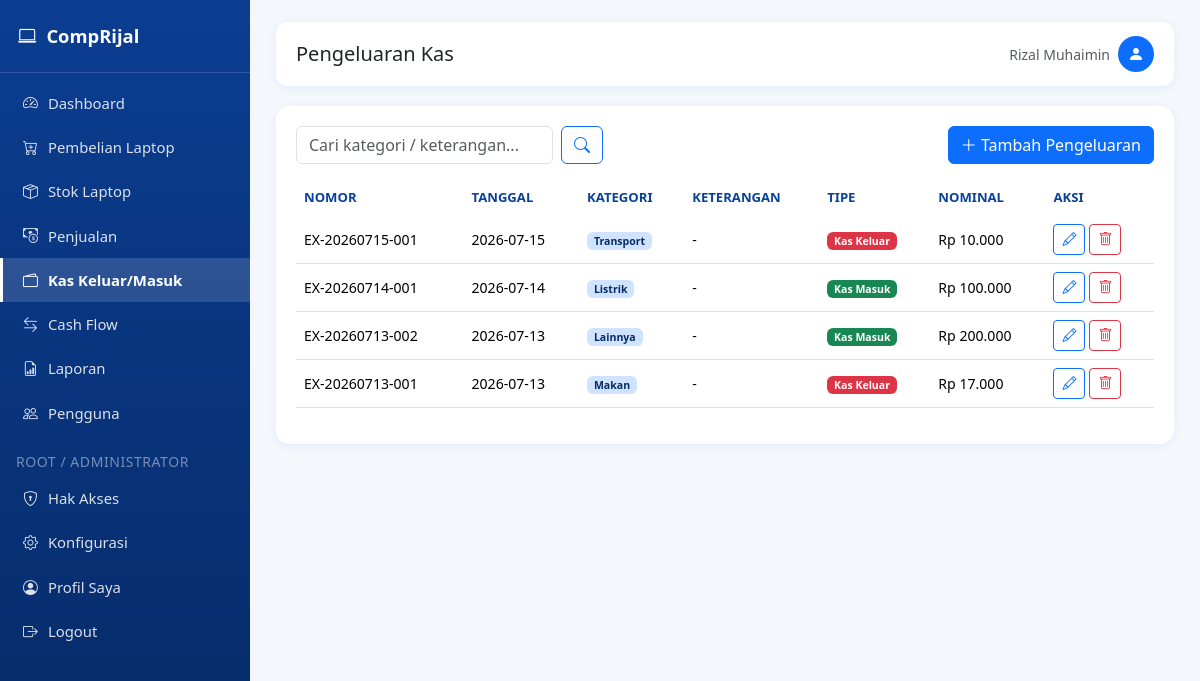
The app's page /pengeluaran (signed in) with its own data.
### tables this page shows
CREATE TABLE settings (
            key TEXT PRIMARY KEY,
            value TEXT
        );

CREATE TABLE pengeluaran (
            id INTEGER PRIMARY KEY AUTOINCREMENT,
            nomor TEXT UNIQUE NOT NULL,
            tanggal TEXT NOT NULL,
            kategori TEXT,
            keterangan TEXT,
            nominal REAL DEFAULT 0,
            created_at TEXT DEFAULT CURRENT_TIMESTAMP
        , tipe TEXT DEFAULT 'keluar');

### app.py (the view)
@app.route("/pengeluaran")
@page_required("pengeluaran")
def pengeluaran_list():
    q = request.args.get("q", "").strip()
    conn = get_db_connection()
    if q:
        like = f"%{q}%"
        rows = conn.execute(
            """SELECT * FROM pengeluaran WHERE kategori LIKE ? OR keterangan LIKE ?
               OR nomor LIKE ? ORDER BY id DESC""",
            (like, like, like),
        ).fetchall()
    else:
        rows = conn.execute("SELECT * FROM pengeluaran ORDER BY id DESC").fetchall()
    conn.close()
    return render_template("pengeluaran_list.html", rows=rows, q=q, kategori_list=KATEGORI_PENGELUARAN)

### app.py (called while the page is built)
def page_required(page_key):
    def wrapper(f):
        @wraps(f)
        def decorated(*args, **kwargs):
            if "user_id" not in session:
                flash("Silakan login terlebih dahulu.", "warning")
                return redirect(url_for("login"))
            if not has_page_access(session["user_id"], session.get("role"), page_key):
                flash("Anda tidak memiliki hak akses ke halaman ini. Hubungi administrator.", "danger")
                return redirect(url_for("dashboard"))
            return f(*args, **kwargs)
        return decorated
    return wrapper

def can_access_page(page_key: str) -> bool:
    if "user_id" not in session:
        return False
    if page_key in {"konfigurasi", "hak_akses"}:
        return session.get("role") in ("root", "administrator")
    return has_page_access(session["user_id"], session.get("role"), page_key)

@app.context_processor
def inject_globals():
    return {
        "rp": reports.rp,
        "current_year": datetime.now().year,
        "now_date": datetime.now().strftime("%Y-%m-%d"),
        "app_settings": get_all_settings(),
        "can_access_page": can_access_page,
    }

### models.py (called while the page is built, shortened)
def get_db_connection():
    print("Menggunakan database:", DB_PATH)
    conn = sqlite3.connect(DB_PATH)
    conn.row_factory = sqlite3.Row
    conn.execute("PRAGMA foreign_keys = ON")
    return conn

def get_all_settings():
    conn = get_db_connection()
    rows = conn.execute("SELECT key, value FROM settings").fetchall()
    conn.close()
    return {r["key"]: r["value"] for r in rows}

def has_page_access(user_id, role, page_key):
    if role in SUPERUSER_ROLES:
        return True

### reports.py (called while the page is built)
def rp(value: Any) -> str:
    try:
        amount = float(value or 0)
    except (TypeError, ValueError):
        amount = 0
    return "Rp " + f"{amount:,.0f}".replace(",", ".")

### templates/pengeluaran_list.html (shortened to what this page needs)
{% extends "base.html" %}
{% block page_title %}Pengeluaran Kas{% endblock %}
{% block content %}
<div class="card-panel">
    <div class="d-flex flex-wrap justify-content-between align-items-center gap-2 mb-3">
        <form class="d-flex gap-2" method="GET">
            <input type="text" class="form-control" name="q" value="{{ q }}" placeholder="Cari kategori / keterangan...">
            <button class="btn btn-outline-primary"><i class="bi bi-search"></i></button>
        </form>
        <a href="{{ url_for('pengeluaran_tambah') }}" class="btn btn-primary">
            <i class="bi bi-plus-lg"></i> Tambah Pengeluaran
        </a>
    </div>
    <div class="table-responsive">
        <table class="table table-hover align-middle">
            <thead>
                <tr>
                    <th>Nomor</th>
                    <th>Tanggal</th>
                    <th>Kategori</th>
                    <th>Keterangan</th>
                    <th>Tipe</th>
                    <th>Nominal</th>
                    <th class="no-print">Aksi</th>
                </tr>
            </thead>
            <tbody>
                {% for r in rows %}
                <tr>
                    <td>{{ r.nomor }}</td>
                    <td>{{ r.tanggal }}</td>
                    <td><span class="badge bg-primary-subtle text-primary-emphasis">{{ r.kategori }}</span></td>
                    <td>{{ r.keterangan or '-' }}</td>
                    <td>
                        {% if r.tipe == 'masuk' %}
                            <span class="badge bg-success">Kas Masuk</span>
                        {% else %}
                            <span class="badge bg-danger">Kas Keluar</span>
                        {% endif %}
                    </td>
                    <td>{{ rp(r.nominal) }}</td>
                    <td class="no-print">
                        <div class="d-flex gap-1">
                            <a href="{{ url_for('pengeluaran_edit', id=r.id) }}" class="btn btn-sm btn-outline-primary" title="Edit"><i class="bi bi-pencil"></i></a>
                            <form method="POST" action="{{ url_for('pengeluaran_hapus', id=r.id) }}" onsubmit="return confirmDelete(this)">
                                <button class="btn btn-sm btn-outline-danger" title="Hapus"><i class="bi bi-trash"></i></button>
                            </form>
                        </div>
                    </td>
                </tr>
                {% else %}
                <tr><td colspan="6" class="text-center text-muted py-4">Belum ada data pengeluaran.</td></tr>
                {% endfor %}
            </tbody>
        </table>
    </div>
</div>
{% endblock %}

### templates/base.html (shortened to what this page needs)
<!DOCTYPE html>
<html lang="id">
<head>
    <link href="{{ url_for('static', filename='css/bootstrap.min.css') }}" rel="stylesheet">
    <link href="{{ url_for('static', filename='css/bootstrap-icons.css') }}" rel="stylesheet">
    <link href="{{ url_for('static', filename='css/style.css') }}" rel="stylesheet">
</head>
<body>
    <nav class="sidebar" id="sidebar">
        <div class="brand">
            <i class="bi bi-laptop"></i>
            <span>{{ app_settings.app_title }}</span>
        </div>
        <div class="nav flex-column pt-2">
            {% if can_access_page('dashboard') %}
            <a class="nav-link {% if request.endpoint == 'dashboard' %}active{% endif %}" href="{{ url_for('dashboard') }}">
                <i class="bi bi-speedometer2"></i> Dashboard
            </a>
            {% endif %}
            {% if can_access_page('pembelian') %}
            <a class="nav-link {% if request.endpoint and request.endpoint.startswith('pembelian') %}active{% endif %}" href="{{ url_for('pembelian_list') }}">
                <i class="bi bi-cart-plus"></i> Pembelian Laptop
            </a>
            {% endif %}
            {% if can_access_page('stok') %}
            <a class="nav-link {% if request.endpoint == 'stok_list' %}active{% endif %}" href="{{ url_for('stok_list') }}">
                <i class="bi bi-box-seam"></i> Stok Laptop
            </a>
            {% endif %}
            {% if can_access_page('penjualan') %}
            <a class="nav-link {% if request.endpoint and request.endpoint.startswith('penjualan') %}active{% endif %}" href="{{ url_for('penjualan_list') }}">
                <i class="bi bi-cash-coin"></i> Penjualan
            </a>
            {% endif %}
            {% if can_access_page('pengeluaran') %}
            <a class="nav-link {% if request.endpoint and request.endpoint.startswith('pengeluaran') %}active{% endif %}" href="{{ url_for('pengeluaran_list') }}">
                <i class="bi bi-wallet2"></i> Kas Keluar/Masuk
            </a>
            {% endif %}
            {% if can_access_page('cashflow') %}
            <a class="nav-link {% if request.endpoint == 'cashflow_view' %}active{% endif %}" href="{{ url_for('cashflow_view') }}">
                <i class="bi bi-arrow-left-right"></i> Cash Flow
            </a>
            {% endif %}
            {% if can_access_page('laporan') %}
            <a class="nav-link {% if request.endpoint and request.endpoint.startswith('laporan') %}active{% endif %}" href="{{ url_for('laporan_menu') }}">
                <i class="bi bi-file-earmark-bar-graph"></i> Laporan
            </a>
            {% endif %}
            {% if can_access_page('pengguna') %}
            <a class="nav-link {% if request.endpoint and request.endpoint.startswith('pengguna') %}active{% endif %}" href="{{ url_for('pengguna_list') }}">
                <i class="bi bi-people"></i> Pengguna
            </a>
            {% endif %}
            {% if can_access_page('hak_akses') %}
            <div class="px-3 pt-3 pb-1 text-uppercase small" style="color: rgba(255,255,255,0.45); letter-spacing: .04em;">Root / Administrator</div>
            <a class="nav-link {% if request.endpoint == 'hak_akses' %}active{% endif %}" href="{{ url_for('hak_akses') }}">
                <i class="bi bi-shield-lock"></i> Hak Akses
            </a>
            {% endif %}
            {% if can_access_page('konfigurasi') %}
            <a class="nav-link {% if request.endpoint == 'konfigurasi' %}active{% endif %}" href="{{ url_for('konfigurasi') }}">
                <i class="bi bi-gear"></i> Konfigurasi
            </a>
            {% endif %}
            <a class="nav-link {% if request.endpoint == 'profil' %}active{% endif %}" href="{{ url_for('profil') }}">
                <i class="bi bi-person-circle"></i> Profil Saya
            </a>
            <a class="nav-link" href="{{ url_for('logout') }}">
                <i class="bi bi-box-arrow-right"></i> Logout
            </a>
        </div>
    </nav>
    <div class="main-content">
        <div class="topbar no-print">
            <div class="d-flex align-items-center gap-3">
                <h5 class="mb-0">{% block page_title %}Dashboard{% endblock %}</h5>
            </div>
            <div class="d-flex align-items-center gap-2">
                <span class="text-muted small d-none d-sm-inline">{{ session.get('nama') or session.get('username') }}</span>
                <div class="bg-primary text-white rounded-circle d-flex align-items-center justify-content-center" style="width:36px;height:36px;">
                    <i class="bi bi-person-fill"></i>
                </div>
            </div>
        </div>
        {% block content %}{% endblock %}
    </div>
</body>
</html>

### static/css/style.css (style rules this page uses)
:root { --biru-utama: #0d6efd; --biru-gelap: #084298; --biru-muda: #e7f1ff; --biru-sidebar: #0b3d91; --putih: #ffffff; --abu: #f4f7fb; }
body { background-color: var(--abu); font-family: 'Segoe UI', Roboto, Arial, sans-serif; }
.sidebar { min-height: 100vh; background: linear-gradient(180deg, var(--biru-sidebar) 0%, #062a66 100%); color: var(--putih); width: 250px; position: fixed; top: 0; left: 0; z-index: 1030; transition: transform 0.25s ease; }
.sidebar .brand { padding: 22px 18px; font-weight: 700; font-size: 1.15rem; border-bottom: 1px solid rgba(255,255,255,0.15); display: flex; align-items: center; gap: 10px; }
.sidebar .nav-link { color: rgba(255,255,255,0.85); padding: 11px 20px; font-size: 0.93rem; border-left: 3px solid transparent; display: flex; align-items: center; gap: 10px; }
.sidebar .nav-link.active { background: rgba(255,255,255,0.14); color: #ffffff; border-left-color: #ffffff; font-weight: 600; }
.main-content { margin-left: 250px; padding: 22px 26px 60px; min-height: 100vh; }
.topbar { background: var(--putih); border-radius: 12px; padding: 14px 20px; box-shadow: 0 2px 10px rgba(13,110,253,0.08); margin-bottom: 20px; display: flex; justify-content: space-between; align-items: center; }
.card-panel { background: var(--putih); border-radius: 14px; padding: 20px; box-shadow: 0 2px 10px rgba(13,110,253,0.08); margin-bottom: 20px; }
.table thead { background-color: var(--biru-muda); }
.table thead th { color: var(--biru-gelap); font-size: 0.82rem; font-weight: 700; text-transform: uppercase; border-bottom: none; }
.table td { font-size: 0.88rem; vertical-align: middle; }
.btn-primary { background-color: var(--biru-utama); border-color: var(--biru-utama); }

### records on screen
settings: app_title "CompRijal"
pengeluaran: nomor "EX-20260715-001", tanggal "2026-07-15", kategori "Transport", keterangan "-", tipe "Kas Keluar", nominal "Rp 10.000"
pengeluaran: nomor "EX-20260714-001", tanggal "2026-07-14", kategori "Listrik", keterangan "-", tipe "Kas Masuk", nominal "Rp 100.000"
pengeluaran: nomor "EX-20260713-002", tanggal "2026-07-13", kategori "Lainnya", keterangan "-", tipe "Kas Masuk", nominal "Rp 200.000"
pengeluaran: nomor "EX-20260713-001", tanggal "2026-07-13", kategori "Makan", keterangan "-", tipe "Kas Keluar", nominal "Rp 17.000"

### other values on screen
{{ session.get('nama') or session.get('username') }} "Rizal Muhaimin"
